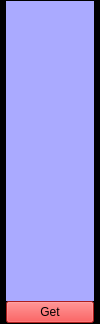
                   <widget class="QFrame" name="param_current_uav_3">
                    <property name="sizePolicy">
                     <sizepolicy hsizetype="Preferred" vsizetype="Preferred">
                      <horstretch>0</horstretch>
                      <verstretch>0</verstretch>
                     </sizepolicy>
                    </property>
                    <property name="minimumSize">
                     <size>
                      <width>100</width>
                      <height>0</height>
                     </size>
                    </property>
                    <property name="maximumSize">
                     <size>
                      <width>100</width>
                      <height>400</height>
                     </size>
                    </property>
                    <property name="styleSheet">
                     <string notr="true">background-color: rgb(0, 0, 0);</string>
                    </property>
                    <property name="frameShape">
                     <enum>QFrame::StyledPanel</enum>
                    </property>
                    <property name="frameShadow">
                     <enum>QFrame::Raised</enum>
                    </property>
                    <layout class="QVBoxLayout" name="verticalLayout_55">
                     <property name="spacing">
                      <number>0</number>
                     </property>
                     <property name="leftMargin">
                      <number>5</number>
                     </property>
                     <property name="topMargin">
                      <number>0</number>
                     </property>
                     <property name="rightMargin">
                      <number>5</number>
                     </property>
                     <property name="bottomMargin">
                      <number>0</number>
                     </property>
                     <item>
                      <widget class="QLabel" name="mis_takeoff_alt_dis_uav_3">
                       <property name="sizePolicy">
                        <sizepolicy hsizetype="Expanding" vsizetype="Preferred">
                         <horstretch>0</horstretch>
                         <verstretch>0</verstretch>
                        </sizepolicy>
                       </property>
                       <property name="minimumSize">
                        <size>
                         <width>30</width>
                         <height>30</height>
                        </size>
                       </property>
                       <property name="maximumSize">
                        <size>
                         <width>100</width>
                         <height>30</height>
                        </size>
                       </property>
                       <property name="styleSheet">
                        <string notr="true">background-color: rgb(170, 170, 255);</string>
                       </property>
                       <property name="text">
                        <string/>
                       </property>
                       <property name="indent">
                        <number>5</number>
                       </property>
                      </widget>
                     </item>
                     <item>
                      <widget class="QLabel" name="com_disarm_land_dis_uav_3">
                       <property name="sizePolicy">
                        <sizepolicy hsizetype="Expanding" vsizetype="Preferred">
                         <horstretch>0</horstretch>
                         <verstretch>0</verstretch>
                        </sizepolicy>
                       </property>
                       <property name="minimumSize">
                        <size>
                         <width>30</width>
                         <height>30</height>
                        </size>
                       </property>
                       <property name="maximumSize">
                        <size>
                         <width>100</width>
                         <height>30</height>
                        </size>
                       </property>
                       <property name="styleSheet">
                        <string notr="true">background-color: rgb(170, 170, 255);</string>
                       </property>
                       <property name="text">
                        <string/>
                       </property>
                       <property name="indent">
                        <number>5</number>
                       </property>
                      </widget>
                     </item>
                     <item>
                      <widget class="QLabel" name="mpc_tko_speed_dis_uav_3">
                       <property name="sizePolicy">
                        <sizepolicy hsizetype="Expanding" vsizetype="Preferred">
                         <horstretch>0</horstretch>
                         <verstretch>0</verstretch>
                        </sizepolicy>
                       </property>
                       <property name="minimumSize">
                        <size>
                         <width>30</width>
                         <height>30</height>
                        </size>
                       </property>
                       <property name="maximumSize">
                        <size>
                         <width>100</width>
                         <height>30</height>
                        </size>
                       </property>
                       <property name="styleSheet">
                        <string notr="true">background-color: rgb(170, 170, 255);</string>
                       </property>
                       <property name="text">
                        <string/>
                       </property>
                       <property name="indent">
                        <number>5</number>
                       </property>
                      </widget>
                     </item>
                     <item>
                      <widget class="QLabel" name="mpc_land_speed_dis_uav_3">
                       <property name="sizePolicy">
                        <sizepolicy hsizetype="Expanding" vsizetype="Preferred">
                         <horstretch>0</horstretch>
                         <verstretch>0</verstretch>
                        </sizepolicy>
                       </property>
                       <property name="minimumSize">
                        <size>
                         <width>30</width>
                         <height>30</height>
                        </size>
                       </property>
                       <property name="maximumSize">
                        <size>
                         <width>100</width>
                         <height>30</height>
                        </size>
                       </property>
                       <property name="styleSheet">
                        <string notr="true">background-color: rgb(170, 170, 255);</string>
                       </property>
                       <property name="text">
                        <string/>
                       </property>
                       <property name="indent">
                        <number>5</number>
                       </property>
                      </widget>
                     </item>
                     <item>
                      <widget class="QLabel" name="mpc_xy_p_dis_uav_3">
                       <property name="sizePolicy">
                        <sizepolicy hsizetype="Expanding" vsizetype="Preferred">
                         <horstretch>0</horstretch>
                         <verstretch>0</verstretch>
                        </sizepolicy>
                       </property>
                       <property name="minimumSize">
                        <size>
                         <width>30</width>
                         <height>30</height>
                        </size>
                       </property>
                       <property name="maximumSize">
                        <size>
                         <width>100</width>
                         <height>30</height>
                        </size>
                       </property>
                       <property name="styleSheet">
                        <string notr="true">background-color: rgb(170, 170, 255);</string>
                       </property>
                       <property name="text">
                        <string/>
                       </property>
                       <property name="indent">
                        <number>5</number>
                       </property>
                      </widget>
                     </item>
                     <item>
                      <widget class="QLabel" name="mpc_xy_vel_d_acc_dis_uav_3">
                       <property name="sizePolicy">
                        <sizepolicy hsizetype="Expanding" vsizetype="Preferred">
                         <horstretch>0</horstretch>
                         <verstretch>0</verstretch>
                        </sizepolicy>
                       </property>
                       <property name="minimumSize">
                        <size>
                         <width>30</width>
                         <height>30</height>
                        </size>
                       </property>
                       <property name="maximumSize">
                        <size>
                         <width>100</width>
                         <height>30</height>
                        </size>
                       </property>
                       <property name="styleSheet">
                        <string notr="true">background-color: rgb(170, 170, 255);</string>
                       </property>
                       <property name="text">
                        <string/>
                       </property>
                       <property name="indent">
                        <number>5</number>
                       </property>
                      </widget>
                     </item>
                     <item>
                      <widget class="QLabel" name="mpc_xy_vel_p_acc_dis_uav_3">
                       <property name="sizePolicy">
                        <sizepolicy hsizetype="Expanding" vsizetype="Preferred">
                         <horstretch>0</horstretch>
                         <verstretch>0</verstretch>
                        </sizepolicy>
                       </property>
                       <property name="minimumSize">
                        <size>
                         <width>30</width>
                         <height>30</height>
                        </size>
                       </property>
                       <property name="maximumSize">
                        <size>
                         <width>100</width>
                         <height>30</height>
                        </size>
                       </property>
                       <property name="styleSheet">
                        <string notr="true">background-color: rgb(170, 170, 255);</string>
                       </property>
                       <property name="text">
                        <string/>
                       </property>
                       <property name="indent">
                        <number>5</number>
                       </property>
                      </widget>
                     </item>
                     <item>
                      <widget class="QLabel" name="mc_pitch_p_dis_uav_3">
                       <property name="sizePolicy">
                        <sizepolicy hsizetype="Expanding" vsizetype="Preferred">
                         <horstretch>0</horstretch>
                         <verstretch>0</verstretch>
                        </sizepolicy>
                       </property>
                       <property name="minimumSize">
                        <size>
                         <width>30</width>
                         <height>30</height>
                        </size>
                       </property>
                       <property name="maximumSize">
                        <size>
                         <width>100</width>
                         <height>30</height>
                        </size>
                       </property>
                       <property name="styleSheet">
                        <string notr="true">background-color: rgb(170, 170, 255);</string>
                       </property>
                       <property name="text">
                        <string/>
                       </property>
                       <property name="indent">
                        <number>5</number>
                       </property>
                      </widget>
                     </item>
                     <item>
                      <widget class="QLabel" name="mc_roll_p_dis_uav_3">
                       <property name="sizePolicy">
                        <sizepolicy hsizetype="Expanding" vsizetype="Preferred">
                         <horstretch>0</horstretch>
                         <verstretch>0</verstretch>
                        </sizepolicy>
                       </property>
                       <property name="minimumSize">
                        <size>
                         <width>30</width>
                         <height>30</height>
                        </size>
                       </property>
                       <property name="maximumSize">
                        <size>
                         <width>100</width>
                         <height>30</height>
                        </size>
                       </property>
                       <property name="styleSheet">
                        <string notr="true">background-color: rgb(170, 170, 255);</string>
                       </property>
                       <property name="text">
                        <string/>
                       </property>
                       <property name="indent">
                        <number>5</number>
                       </property>
                      </widget>
                     </item>
                     <item>
                      <widget class="QLabel" name="mc_yaw_p_dis_uav_3">
                       <property name="sizePolicy">
                        <sizepolicy hsizetype="Expanding" vsizetype="Preferred">
                         <horstretch>0</horstretch>
                         <verstretch>0</verstretch>
                        </sizepolicy>
                       </property>
                       <property name="minimumSize">
                        <size>
                         <width>30</width>
                         <height>30</height>
                        </size>
                       </property>
                       <property name="maximumSize">
                        <size>
                         <width>100</width>
                         <height>30</height>
                        </size>
                       </property>
                       <property name="styleSheet">
                        <string notr="true">background-color: rgb(170, 170, 255);</string>
                       </property>
                       <property name="text">
                        <string/>
                       </property>
                       <property name="indent">
                        <number>5</number>
                       </property>
                      </widget>
                     </item>
                     <item>
                      <widget class="QPushButton" name="btn_param_dis_uav_3">
                       <property name="sizePolicy">
                        <sizepolicy hsizetype="Expanding" vsizetype="Preferred">
                         <horstretch>0</horstretch>
                         <verstretch>0</verstretch>
                        </sizepolicy>
                       </property>
                       <property name="maximumSize">
                        <size>
                         <width>100</width>
                         <height>30</height>
                        </size>
                       </property>
                       <property name="styleSheet">
                        <string notr="true">background-color: rgb(239, 41, 41);</string>
                       </property>
                       <property name="text">
                        <string>Get</string>
                       </property>
                      </widget>
                     </item>
                    </layout>
                   </widget>
